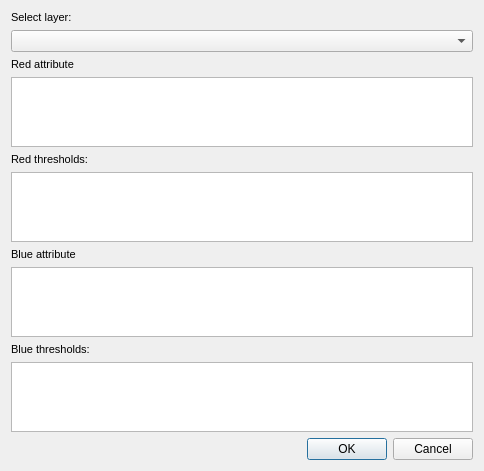
<?xml version="1.0" encoding="UTF-8"?>
<ui version="4.0">
 <class>BivariateChoroplethDialogBase</class>
 <widget class="QDialog" name="BivariateChoroplethDialogBase">
  <property name="geometry">
   <rect>
    <x>0</x>
    <y>0</y>
    <width>484</width>
    <height>402</height>
   </rect>
  </property>
  <property name="windowTitle">
   <string>Bivariate Choropleth Maps</string>
  </property>
  <layout class="QVBoxLayout" name="verticalLayout">
   <item>
    <widget class="QLabel" name="label">
     <property name="font">
      <font>
       <pointsize>8</pointsize>
      </font>
     </property>
     <property name="text">
      <string>Select layer:</string>
     </property>
    </widget>
   </item>
   <item>
    <widget class="QComboBox" name="comboBox"/>
   </item>
   <item>
    <widget class="QLabel" name="label_3">
     <property name="font">
      <font>
       <pointsize>8</pointsize>
      </font>
     </property>
     <property name="text">
      <string>Red attribute</string>
     </property>
    </widget>
   </item>
   <item>
    <widget class="QTextEdit" name="textEdit_3"/>
   </item>
   <item>
    <widget class="QLabel" name="label_1">
     <property name="font">
      <font>
       <pointsize>8</pointsize>
      </font>
     </property>
     <property name="text">
      <string>Red thresholds:</string>
     </property>
    </widget>
   </item>
   <item>
    <widget class="QTextEdit" name="textEdit_1"/>
   </item>
   <item>
    <widget class="QLabel" name="label_4">
     <property name="font">
      <font>
       <pointsize>8</pointsize>
      </font>
     </property>
     <property name="text">
      <string>Blue attribute</string>
     </property>
    </widget>
   </item>
   <item>
    <widget class="QTextEdit" name="textEdit_4"/>
   </item>
   <item>
    <widget class="QLabel" name="label_2">
     <property name="font">
      <font>
       <pointsize>8</pointsize>
      </font>
     </property>
     <property name="text">
      <string>Blue thresholds:</string>
     </property>
    </widget>
   </item>
   <item>
    <widget class="QTextEdit" name="textEdit_2"/>
   </item>
   <item>
    <widget class="QDialogButtonBox" name="button_box">
     <property name="orientation">
      <enum>Qt::Horizontal</enum>
     </property>
     <property name="standardButtons">
      <set>QDialogButtonBox::Cancel|QDialogButtonBox::Ok</set>
     </property>
    </widget>
   </item>
  </layout>
 </widget>
 <resources/>
 <connections>
  <connection>
   <sender>button_box</sender>
   <signal>accepted()</signal>
   <receiver>BivariateChoroplethDialogBase</receiver>
   <slot>accept()</slot>
   <hints>
    <hint type="sourcelabel">
     <x>20</x>
     <y>20</y>
    </hint>
    <hint type="destinationlabel">
     <x>20</x>
     <y>20</y>
    </hint>
   </hints>
  </connection>
  <connection>
   <sender>button_box</sender>
   <signal>rejected()</signal>
   <receiver>BivariateChoroplethDialogBase</receiver>
   <slot>reject()</slot>
   <hints>
    <hint type="sourcelabel">
     <x>20</x>
     <y>20</y>
    </hint>
    <hint type="destinationlabel">
     <x>20</x>
     <y>20</y>
    </hint>
   </hints>
  </connection>
 </connections>
</ui>
